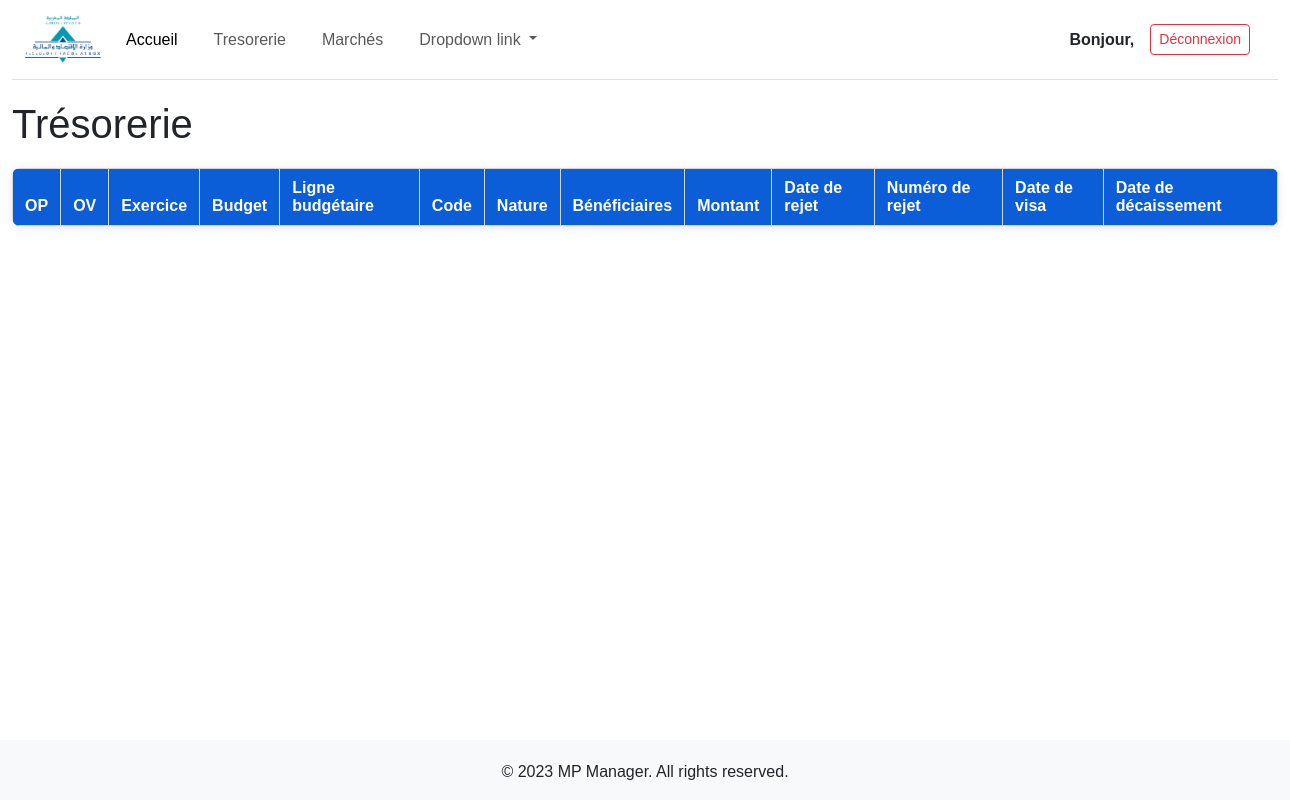
The page /tresorerie/tableau (signed in) on the database as committed earlier.
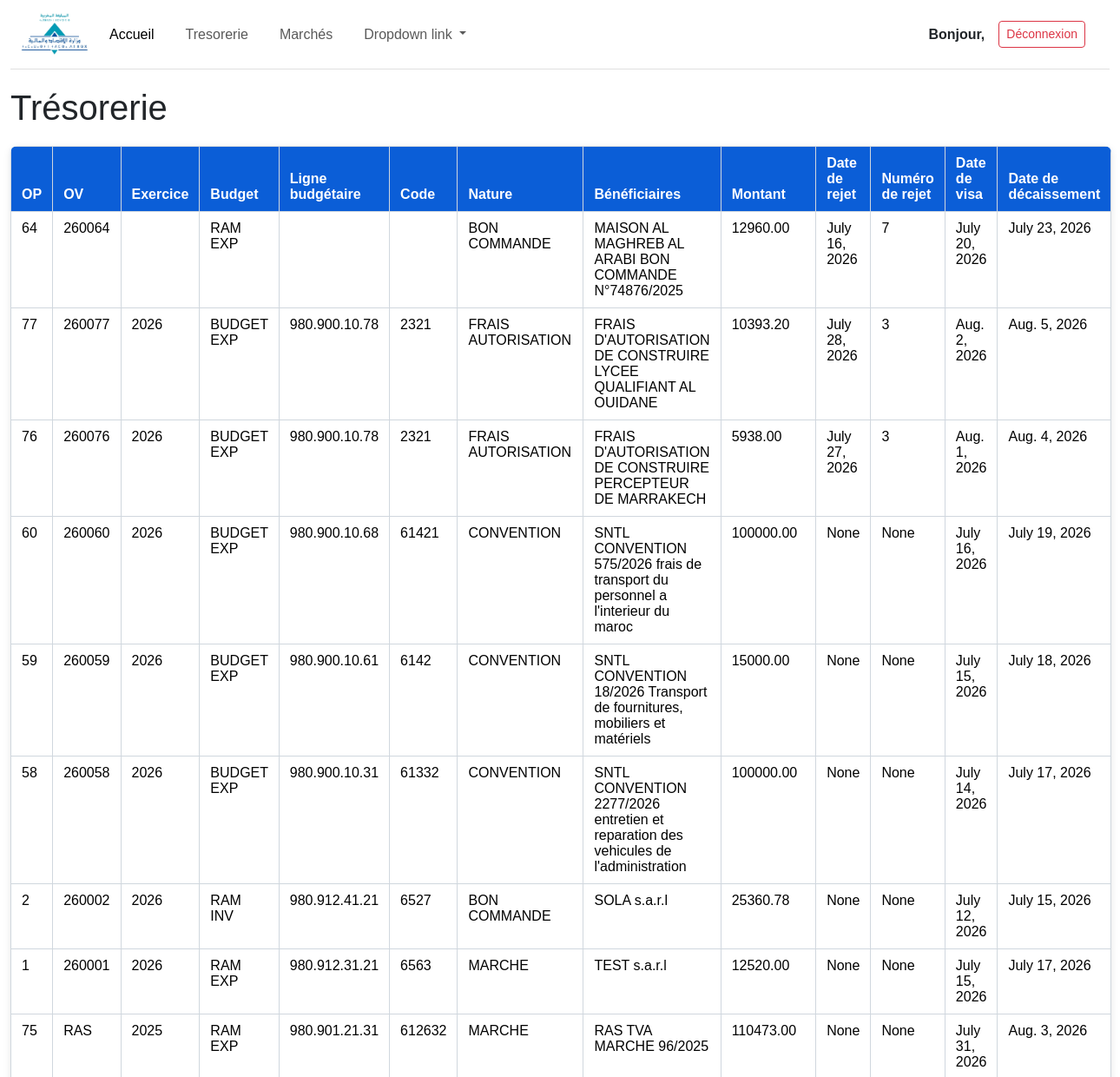
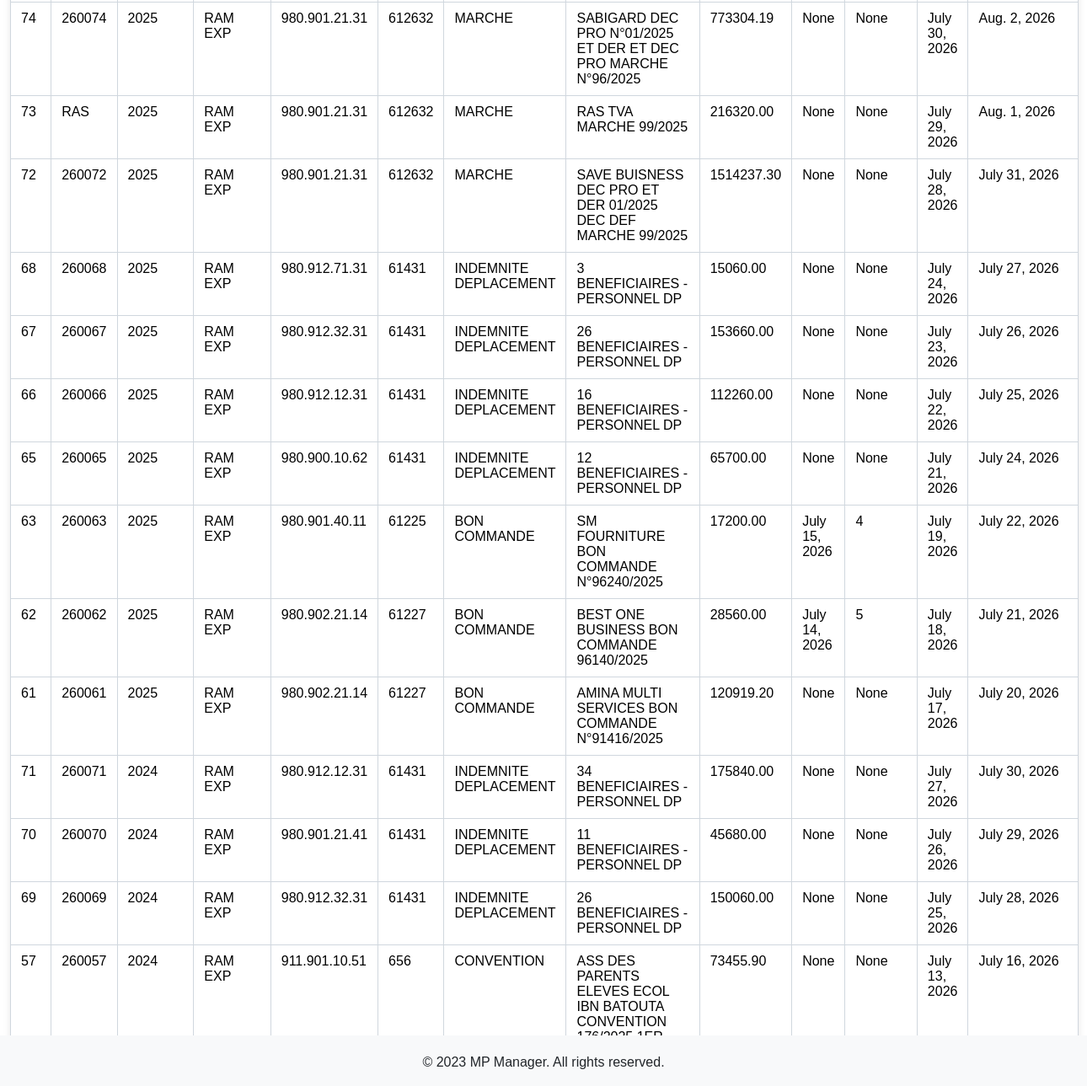
The same page on the database as committed later (2 pictures, top to bottom).
### tresorerie/models.py (models this page shows, shortened)
class Tresorerie(models.Model):
    class TypeBudget(models.TextChoices):
        RAM_EXP = "RAM EXP", "RAM Exploitation"
        RAM_INV = "RAM INV", "RAM Investissement"
        BUDGET_EXP = "BUDGET EXP", "Budget Exploitation"
        BUDGET_INV = "BUDGET INV", "Budget Investissement"
    class Nature(models.TextChoices):
        MARCHE = "MARCHE", "Marché"
        HRS_SUPP = "HEURES_SUPP", "Heures supplémentaires"
        BN_CMD = "BON COMMANDE", "Bon de commande"
        CNV = "CONVENTION", "Convention"
        FR_AUTO = "FRAIS AUTORISATION", "Frais autorisations"
        INSER = "INSERSTION", "Insertion"
        IND_DPL = "INDEMNITE DEPLACEMENT", "Indemnité de déplacement"
    op = models.PositiveIntegerField(verbose_name="Numéro d'OP")
    ov = models.CharField(
        max_length=30,
        blank=True,
        null=True,
        verbose_name="Numéro d'OV",
        help_text="Renseigné l'ordre de virement.",
    )
    exercice = models.PositiveSmallIntegerField(verbose_name="Exercice d'origine")
    budget = models.CharField(
        max_length=10, choices=TypeBudget.choices, verbose_name="RAM ou Budget"
    )
    ligne_budgetaire = models.CharField(
        max_length=50,
        verbose_name="Ligne budgétaire",
        help_text="Exemple : 980.912.32.31",
    )
    code = models.PositiveIntegerField(
        verbose_name="Code CGNC",
        help_text=(
            "Code du plan comptable CGNC. À vérifier : envisager une ForeignKey vers "
            "votre modèle de plan comptable (app accounting) plutôt qu'un entier brut, "
            "pour garantir la cohérence avec votre plan comptable."
        ),
    )
    nature = models.CharField(
        max_length=50, choices=Nature.choices, verbose_name="Nature"
    )
    marche = models.ForeignKey(
        "marche.FicheMarche",
        on_delete=models.PROTECT,
        null=True,
        blank=True,
        verbose_name="Numéro de marché",
    )
    reference_document = models.CharField(
        max_length=100,
        null=True,
        blank=True,
        verbose_name="Référence",
        help_text="N° Bons de commande, n°Conventions, etc. (hors Marchés, heures supp, indemnités).",
    )
    beneficiaires = models.CharField(max_length=255, verbose_name="Bénéficiaires")
    montant = models.DecimalField(
        max_digits=14, decimal_places=2, verbose_name="Montant de décompte"
    )
    date_rejet = models.DateField(null=True, blank=True, verbose_name="Date de rejet")
    num_rejet = models.PositiveIntegerField(
        null=True, blank=True, verbose_name="Numéro de rejet"
    )
    date_visa = models.DateField(null=True, blank=True, verbose_name="Date de visa")
    date_decaissement = models.DateField(
        null=True,
        blank=True,
        verbose_name="Date de décaissement",
        help_text="Décaissement sur compte TGR.",
    )
    created_at = models.DateTimeField(auto_now_add=True)
    updated_at = models.DateTimeField(auto_now=True)
    class Meta:
        verbose_name = "Trésorerie"
        verbose_name_plural = "Trésorerie"
        ordering = ["-exercice", "-op"]
        constraints = [
            models.UniqueConstraint(
                fields=["op", "exercice"], name="unique_op_exercice"
            ),
        ]
        indexes = [
            models.Index(fields=["exercice", "op"]),
            models.Index(fields=["ligne_budgetaire"]),
        ]

### tresorerie/views.py (the view)
# urls.py: path("tableau", views.tresorerie_table, name="tresorerie_table"),
def tresorerie_table(request):
    tresorerie_list = Tresorerie.objects.all()
    return render(
        request,
        "tr_tableau/tresorerie_table.html",
        {"tresorerie_list": tresorerie_list},
    )

### templates/tr_tableau/tresorerie_table.html (shortened to what this page needs)
{% extends "base.html" %}
{% load static %}
{% block content %}
    <h1>Trésorerie</h1>
    <table class="table">
        <thead>
            <tr>
                <th>OP</th>
                <th>OV</th>
                <th>Exercice</th>
                <th>Budget</th>
                <th>Ligne budgétaire</th>
                <th>Code</th>
                <th>Nature</th>
                <th>Bénéficiaires</th>
                <th>Montant</th>
                <th>Date de rejet</th>
                <th>Numéro de rejet</th>
                <th>Date de visa</th>
                <th>Date de décaissement</th>
            </tr>
        </thead>
        <tbody>
            {% for tresorerie in tresorerie_list %}
            <tr>
                <td>{{ tresorerie.op }}</td>
                <td>{{ tresorerie.ov }}</td>
                <td>{{ tresorerie.exercice }}</td>
                <td>{{ tresorerie.budget }}</td>
                <td>{{ tresorerie.ligne_budgetaire }}</td>
                <td>{{ tresorerie.code }}</td>
                <td>{{ tresorerie.nature }}</td>
                <td>{{ tresorerie.beneficiaires }}</td>
                <td>{{ tresorerie.montant }}</td>
                <td>{{ tresorerie.date_rejet }}</td>
                <td>{{ tresorerie.num_rejet }}</td>
                <td>{{ tresorerie.date_visa }}</td>
                <td>{{ tresorerie.date_decaissement }}</td>
            </tr>
            {% endfor %}
        </tbody>
    </table>
{% endblock %}

### templates/base.html (shortened to what this page needs)
{% load django_bootstrap5 %}
{% load static %}
{% bootstrap_css %}
<link rel="stylesheet" href="{% static 'CSS/style.css' %}">
{% include 'parts/navbar.html' %}
<div class="container-fluid">
    {% block content %}
    {% endblock %}
</div>
{% include 'parts/footer.html' %}

### templates/parts/navbar.html (shortened to what this page needs)
{% load static %}
{% load static %}
<div class="container-fluid">
<nav class="navbar navbar-expand-lg navbar-light" style="margin-bottom: 20px; height: 80px; background-color: #ffffff; border-bottom: 1px solid #e0e0e0; padding: 0;">
  <div class="container-fluid">
    <a class="navbar-brand me-3" href="{% url 'index' %}">
      <img src="{% static 'IMAGE/fin_logo.png' %}" alt="Logo" height="78px" style="width: auto;">
    </a>
    <div class="collapse navbar-collapse" id="navbarNavDropdown">
      <ul class="navbar-nav me-auto">
        {% if user.is_authenticated %}
        <li class="nav-item">
          <a class="nav-link active" aria-current="page" href="{% url 'index' %}">Accueil</a>
        </li>
        <li class="nav-item">
          <a class="nav-link" href="{% url 'tresorerie_table' %}">Tresorerie</a>
        </li>
        <li class="nav-item">
          <a class="nav-link" href="{% url 'tableau_marche' %}">Marchés</a>
        </li>
        <li class="nav-item dropdown">
          <a class="nav-link dropdown-toggle" href="#" id="navbarDropdownMenuLink" role="button" data-bs-toggle="dropdown" aria-expanded="false">
            Dropdown link
          </a>
        </li>
        {% endif %}
      </ul>
      {% if user.is_authenticated %}
      <div class="d-flex align-items-center ms-auto gap-3 pe-3">
          <span class="navbar-text text-dark fw-bold mb-0">
              Bonjour, {{ user.first_name|title }} {{ user.last_name|upper }}
          </span>
          <form method="post" action="{% url 'logout' %}" class="m-0">
              <button type="submit" class="btn btn-outline-danger btn-sm">
                  Déconnexion
              </button>
          </form>
      </div>
      {% endif %}
    </div>
  </div>
</nav>
</div>

### templates/parts/footer.html
<footer style="position: fixed; bottom: 0; width: 100%; height: 60px; background-color: #f8f9fa; text-align: center; padding-top: 20px;">
    <p>&copy; 2023 MP Manager. All rights reserved.</p>
</footer>

### MP_Manager/static/CSS/style.css (style rules this page uses)
nav { background-color: #333; color: #fff; padding: 10px; }
nav ul { list-style-type: none; margin: 0; padding: 0; display: flex; }
nav ul li { margin-right: 20px; }
nav ul li a { color: #fff; text-decoration: none; }
footer { background-color: #f8f8f8; bottom: 0; padding: 5px; position: fixed; text-align: center; width: 100%; }
.table { width: 100%; border-collapse: collapse; margin: 20px 0; background-color: #ffffff; box-shadow: 0 2px 8px rgba(0, 0, 0, 0.1); border-radius: 8px; overflow: hidden; }
.table th, .table td { border: 1px solid #d0d7de; padding: 10px 12px; text-align: left; }
.table thead th { background-color: #0b5ed7; color: #ffffff; font-weight: bold; }
.table tbody tr:nth-child(even) { background-color: #f8f9fa; }

Rows that differ between the two databases and show on the page:
added Tresorerie: op "64", ov "260064", budget "RAM EXP", nature "BON COMMANDE", beneficiaires "MAISON AL MAGHREB AL ARABI BON COMMANDE N°74876/2025", montant "12960.00", date_rejet "July 16, 2026", num_rejet "7", date_visa "July 20, 2026", date_decaissement "July 23, 2026"
added Tresorerie: op "77", ov "260077", exercice "2026", budget "BUDGET EXP", ligne_budgetaire "980.900.10.78", code "2321", nature "FRAIS AUTORISATION", beneficiaires "FRAIS D'AUTORISATION DE CONSTRUIRE LYCEE QUALIFIANT AL OUIDANE", montant "10393.20", date_rejet "July 28, 2026", num_rejet "3", date_visa "Aug. 2, 2026", date_decaissement "Aug. 5, 2026"
added Tresorerie: op "76", ov "260076", exercice "2026", budget "BUDGET EXP", ligne_budgetaire "980.900.10.78", code "2321", nature "FRAIS AUTORISATION", beneficiaires "FRAIS D'AUTORISATION DE CONSTRUIRE PERCEPTEUR DE MARRAKECH", montant "5938.00", date_rejet "July 27, 2026", num_rejet "3", date_visa "Aug. 1, 2026", date_decaissement "Aug. 4, 2026"
added Tresorerie: op "60", ov "260060", exercice "2026", budget "BUDGET EXP", ligne_budgetaire "980.900.10.68", code "61421", nature "CONVENTION", beneficiaires "SNTL CONVENTION 575/2026 frais de transport du personnel a l'interieur du maroc", montant "100000.00", date_rejet "None", num_rejet "None", date_visa "July 16, 2026", date_decaissement "July 19, 2026"
added Tresorerie: op "59", ov "260059", exercice "2026", budget "BUDGET EXP", ligne_budgetaire "980.900.10.61", code "6142", nature "CONVENTION", beneficiaires "SNTL CONVENTION 18/2026 Transport de fournitures, mobiliers et matériels", montant "15000.00", date_rejet "None", num_rejet "None", date_visa "July 15, 2026", date_decaissement "July 18, 2026"
added Tresorerie: op "58", ov "260058", exercice "2026", budget "BUDGET EXP", ligne_budgetaire "980.900.10.31", code "61332", nature "CONVENTION", beneficiaires "SNTL CONVENTION 2277/2026 entretien et reparation des vehicules de l'administration", montant "100000.00", date_rejet "None", num_rejet "None", date_visa "July 14, 2026", date_decaissement "July 17, 2026"
added Tresorerie: op "2", ov "260002", exercice "2026", budget "RAM INV", ligne_budgetaire "980.912.41.21", code "6527", nature "BON COMMANDE", beneficiaires "SOLA s.a.r.l", montant "25360.78", date_rejet "None", num_rejet "None", date_visa "July 12, 2026", date_decaissement "July 15, 2026"
added Tresorerie: op "1", ov "260001", exercice "2026", budget "RAM EXP", ligne_budgetaire "980.912.31.21", code "6563", nature "MARCHE", beneficiaires "TEST s.a.r.l", montant "12520.00", date_rejet "None", num_rejet "None", date_visa "July 15, 2026", date_decaissement "July 17, 2026"
added Tresorerie: op "75", ov "RAS", exercice "2025", budget "RAM EXP", ligne_budgetaire "980.901.21.31", code "612632", nature "MARCHE", beneficiaires "RAS TVA MARCHE 96/2025", montant "110473.00", date_rejet "None", num_rejet "None", date_visa "July 31, 2026", date_decaissement "Aug. 3, 2026"
added Tresorerie: op "74", ov "260074", exercice "2025", budget "RAM EXP", ligne_budgetaire "980.901.21.31", code "612632", nature "MARCHE", beneficiaires "SABIGARD DEC PRO N°01/2025 ET DER ET DEC PRO MARCHE N°96/2025", montant "773304.19", date_rejet "None", num_rejet "None", date_visa "July 30, 2026", date_decaissement "Aug. 2, 2026"
added Tresorerie: op "73", ov "RAS", exercice "2025", budget "RAM EXP", ligne_budgetaire "980.901.21.31", code "612632", nature "MARCHE", beneficiaires "RAS TVA MARCHE 99/2025", montant "216320.00", date_rejet "None", num_rejet "None", date_visa "July 29, 2026", date_decaissement "Aug. 1, 2026"
added Tresorerie: op "72", ov "260072", exercice "2025", budget "RAM EXP", ligne_budgetaire "980.901.21.31", code "612632", nature "MARCHE", beneficiaires "SAVE BUISNESS DEC PRO ET DER 01/2025 DEC DEF MARCHE 99/2025", montant "1514237.30", date_rejet "None", num_rejet "None", date_visa "July 28, 2026", date_decaissement "July 31, 2026"
added Tresorerie: op "68", ov "260068", exercice "2025", budget "RAM EXP", ligne_budgetaire "980.912.71.31", code "61431", nature "INDEMNITE DEPLACEMENT", beneficiaires "3 BENEFICIAIRES -PERSONNEL DP", montant "15060.00", date_rejet "None", num_rejet "None", date_visa "July 24, 2026", date_decaissement "July 27, 2026"
added Tresorerie: op "67", ov "260067", exercice "2025", budget "RAM EXP", ligne_budgetaire "980.912.32.31", code "61431", nature "INDEMNITE DEPLACEMENT", beneficiaires "26 BENEFICIAIRES - PERSONNEL DP", montant "153660.00", date_rejet "None", num_rejet "None", date_visa "July 23, 2026", date_decaissement "July 26, 2026"
added Tresorerie: op "66", ov "260066", exercice "2025", budget "RAM EXP", ligne_budgetaire "980.912.12.31", code "61431", nature "INDEMNITE DEPLACEMENT", beneficiaires "16 BENEFICIAIRES - PERSONNEL DP", montant "112260.00", date_rejet "None", num_rejet "None", date_visa "July 22, 2026", date_decaissement "July 25, 2026"
added Tresorerie: op "65", ov "260065", exercice "2025", budget "RAM EXP", ligne_budgetaire "980.900.10.62", code "61431", nature "INDEMNITE DEPLACEMENT", beneficiaires "12 BENEFICIAIRES - PERSONNEL DP", montant "65700.00", date_rejet "None", num_rejet "None", date_visa "July 21, 2026", date_decaissement "July 24, 2026"
added Tresorerie: op "63", ov "260063", exercice "2025", budget "RAM EXP", ligne_budgetaire "980.901.40.11", code "61225", nature "BON COMMANDE", beneficiaires "SM FOURNITURE BON COMMANDE N°96240/2025", montant "17200.00", date_rejet "July 15, 2026", num_rejet "4", date_visa "July 19, 2026", date_decaissement "July 22, 2026"
added Tresorerie: op "62", ov "260062", exercice "2025", budget "RAM EXP", ligne_budgetaire "980.902.21.14", code "61227", nature "BON COMMANDE", beneficiaires "BEST ONE BUSINESS BON COMMANDE 96140/2025", montant "28560.00", date_rejet "July 14, 2026", num_rejet "5", date_visa "July 18, 2026", date_decaissement "July 21, 2026"
added Tresorerie: op "61", ov "260061", exercice "2025", budget "RAM EXP", ligne_budgetaire "980.902.21.14", code "61227", nature "BON COMMANDE", beneficiaires "AMINA MULTI SERVICES BON COMMANDE N°91416/2025", montant "120919.20", date_rejet "None", num_rejet "None", date_visa "July 17, 2026", date_decaissement "July 20, 2026"
added Tresorerie: op "71", ov "260071", exercice "2024", budget "RAM EXP", ligne_budgetaire "980.912.12.31", code "61431", nature "INDEMNITE DEPLACEMENT", beneficiaires "34 BENEFICIAIRES - PERSONNEL DP", montant "175840.00", date_rejet "None", num_rejet "None", date_visa "July 27, 2026", date_decaissement "July 30, 2026"
added Tresorerie: op "70", ov "260070", exercice "2024", budget "RAM EXP", ligne_budgetaire "980.901.21.41", code "61431", nature "INDEMNITE DEPLACEMENT", beneficiaires "11 BENEFICIAIRES -PERSONNEL DP", montant "45680.00", date_rejet "None", num_rejet "None", date_visa "July 26, 2026", date_decaissement "July 29, 2026"
added Tresorerie: op "69", ov "260069", exercice "2024", budget "RAM EXP", ligne_budgetaire "980.912.32.31", code "61431", nature "INDEMNITE DEPLACEMENT", beneficiaires "26 BENEFICIAIRES -PERSONNEL DP", montant "150060.00", date_rejet "None", num_rejet "None", date_visa "July 25, 2026", date_decaissement "July 28, 2026"
added Tresorerie: op "57", ov "260057", exercice "2024", budget "RAM EXP", ligne_budgetaire "911.901.10.51", code "656", nature "CONVENTION", beneficiaires "ASS DES PARENTS ELEVES ECOL IBN BATOUTA CONVENTION…", montant "73455.90", date_rejet "None", num_rejet "None", date_visa "July 13, 2026", date_decaissement "July 16, 2026"
